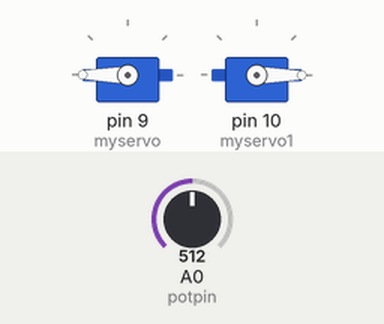
This sketch was run on a simulated Arduino Uno, built with avr-gcc and run on an emulated ATmega328P. Shown: 2 × servo. Inputs (shaded band) come from the test bench; at power-on: A0 (potpin) = 512.

Above: at 1.2 s.
1.3 s: A0 (potpin) set to 716
At 2.2 s:
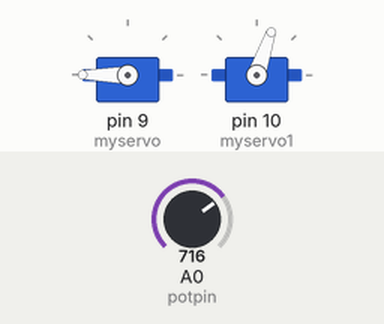
2.8 s: A0 (potpin) set to 900
At 3.5 s:
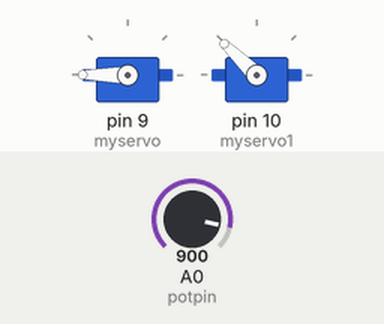
4.3 s: A0 (potpin) set to 1023
At 5.5 s:
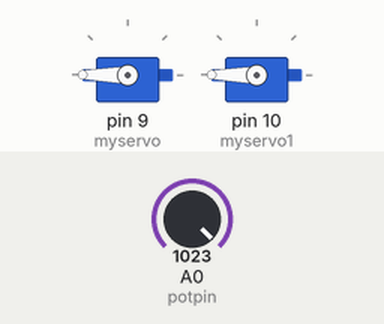
5.8 s: A0 (potpin) set to 306
At 6.8 s:
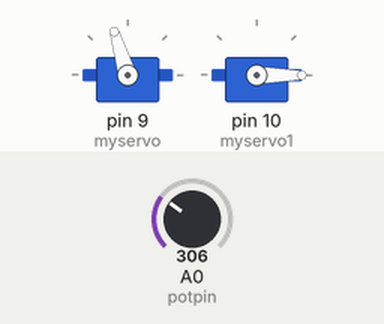
7.3 s: A0 (potpin) set to 122
At 8.2 s:
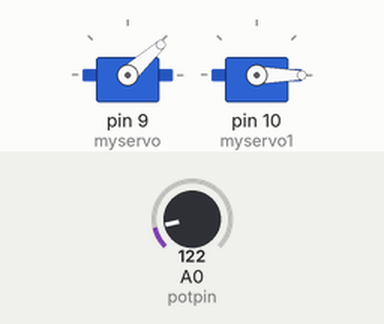
8.8 s: A0 (potpin) set to 511
At 10.1 s:
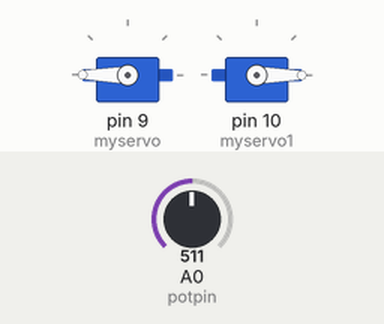
Timing chart, 0 to 11.3 s (numbered marks = the images above; inputs shaded):
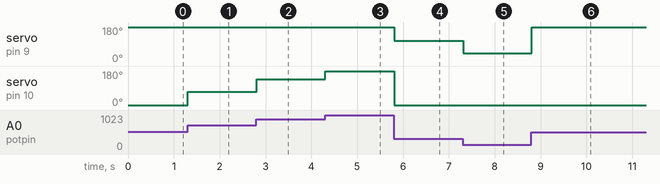

The sketch:

ex5.ino
```cpp
/*
 Controlling a servo position using a potentiometer (variable resistor)
 by Michal Rinott <http://people.interaction-ivrea.it/m.rinott>

 modified on 8 Nov 2013
 by Scott Fitzgerald
 http://www.arduino.cc/en/Tutorial/Knob
*/

#include <Servo.h>

Servo myservo;  // create Servo object to control a servo
Servo myservo1;

int potpin = A0;  // analog pin used to connect the potentiometer
int pot;    // variable to read the value from the analog pin
int val1;
int val2;

void setup() {
  myservo.attach(9);  // attaches the servo on pin 9 to the Servo object
  myservo1.attach(10);
}

void loop() {
  pot = analogRead(potpin);            // reads the value of the potentiometer (value between 0 and 1023)

  val1 = map(pot, 0, 511, 0, 180);     // scale it for use with the servo (value between 0 and 180)
  val2 = map(pot, 512, 1023, 0, 180);

  myservo.write(val1);
  myservo1.write(val2);

  delay(15);                           // waits for the servo to get there
}
```

Measured:
- after the input at 1.3 s, servo on pin 10 (myservo1): 0° → 71° at once
- after the input at 2.8 s, servo on pin 10 (myservo1): 71° → 136° at once
- after the input at 4.3 s, servo on pin 10 (myservo1): 136° → 180° at once
- after the input at 5.8 s, servo on pin 9 (myservo): 180° → 107° at once; servo on pin 10 (myservo1): 180° → 0° at once
- after the input at 7.3 s, servo on pin 9 (myservo): 107° → 42° at once
- after the input at 8.8 s, servo on pin 9 (myservo): 42° → 180° at once
